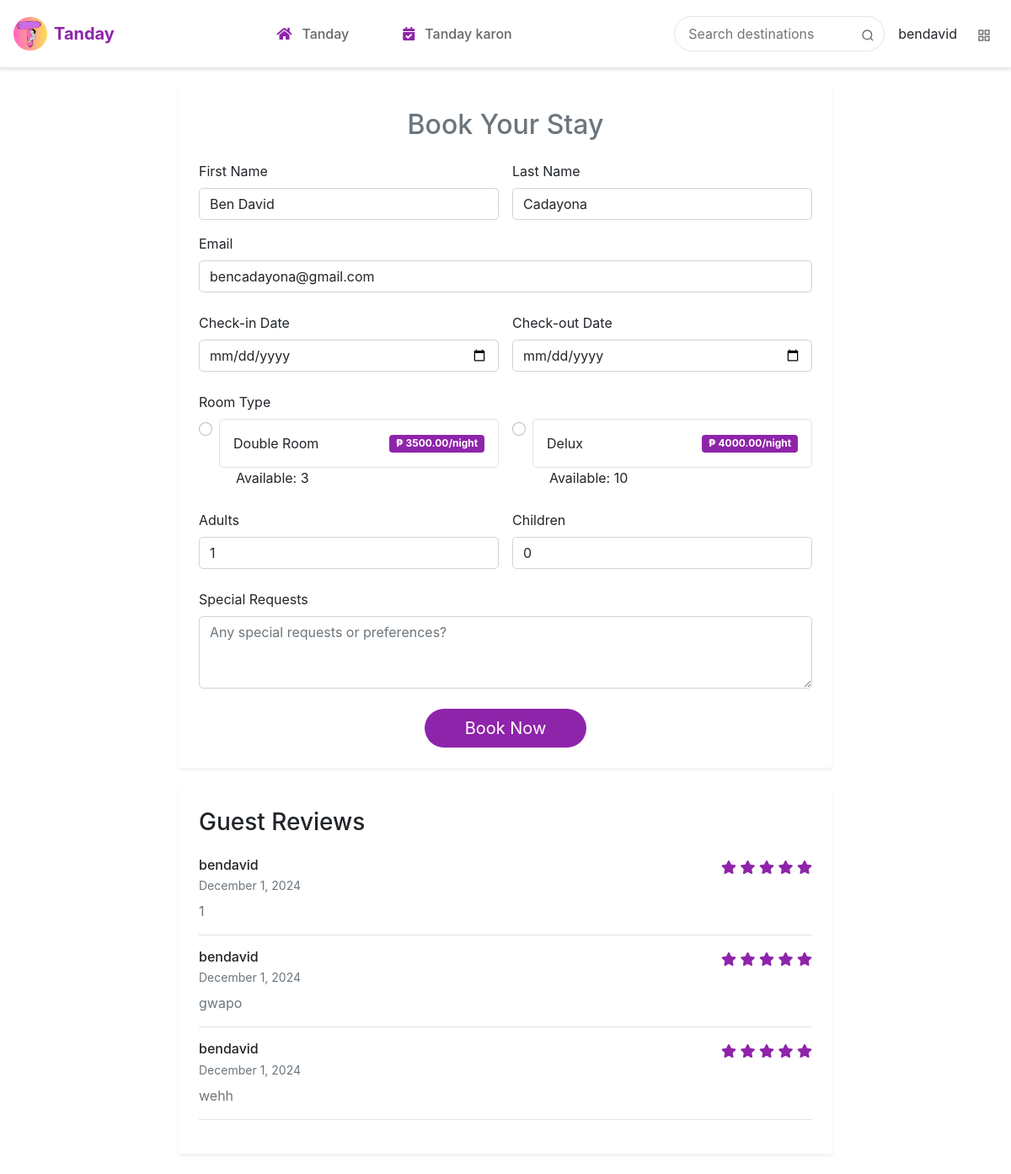
The page /booking/10/ (signed in) on the database as committed earlier.
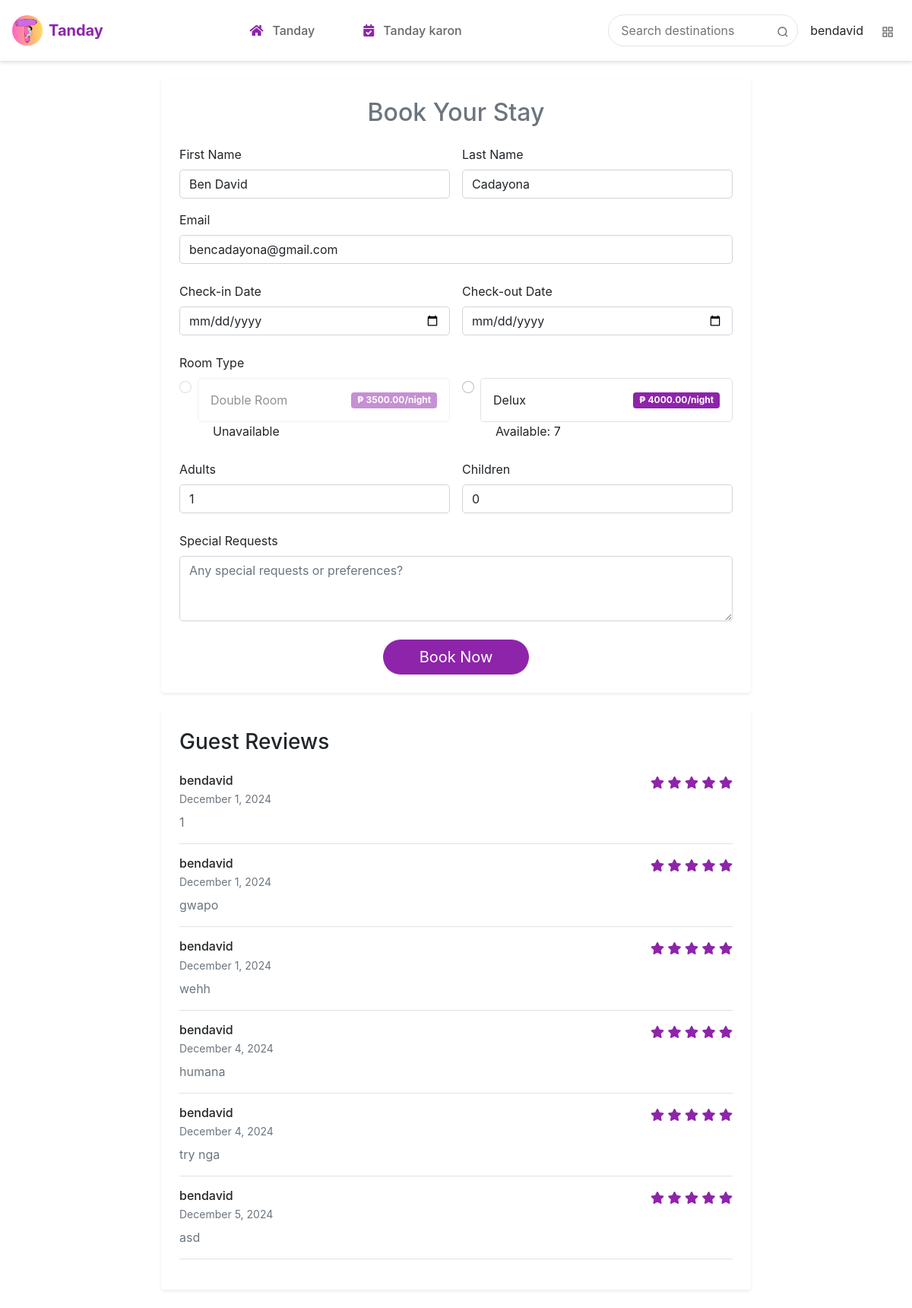
The same page on the database as committed later.
### api/models.py (models this page shows, shortened)
class Rooms(models.Model):
    name = models.CharField(max_length=100)
    number_of_beds = models.IntegerField()
    price = models.FloatField()
    listing = models.ForeignKey('Listing', on_delete=models.CASCADE)
    available_room = models.IntegerField(default=1)

class Reviews(models.Model):
    message = models.TextField()
    listing = models.ForeignKey(Listing, on_delete=models.CASCADE)
    user = models.ForeignKey(User, on_delete=models.CASCADE)
    timePosted = models.DateField(auto_now_add=True)
    rating = models.IntegerField(choices=[(i, i) for i in range(1, 6)], default=5)  # 1-5 star rating

### api/views.py (the view)
# urls.py: path('booking/<int:listing_id>/', booking_page, name='booking'),
@login_required
def booking_page(request,listing_id):
    reviews = Reviews.objects.filter(listing = listing_id)
    current_datetime = timezone.now()
    rooms = Rooms.objects.filter(listing = listing_id)
    for room in rooms:
        print(room.name)
    listing = Listing.objects.all()
    return render(request, 'booking.html', {
        'username': request.user.username,
        'email': request.user.email,
        'listing':listing,
        'rooms':rooms,
        'reviews': reviews,
        'current_datetime':current_datetime,
    })

### api/templates/booking.html (shortened to what the changed rows need)
{% extends 'base.html' %}
{% load static %}
{% block content %}
<div class="container-fluid container-xxl py-4">
    <div class="row justify-content-center">
        <div class="col-12 col-lg-8">
            <div class="card shadow-sm rounded-4 border-0">
                <div class="card-body p-4">
                    <h2 class="text-center text-secondary mb-4">Book Your Stay</h2>
                    <form class="booking-form" method="POST" action="{% url 'book_now' %}">
                        <div class="mb-4">
                            <div class="row g-3">
                                {% for room in rooms %}
                                <div class="col-md-6">
                                    <div class="form-check">
                                        <input type="radio"
                                               name="room_id"
                                               value="{{ room.id }}"
                                               class="form-check-input"
                                               id="room_{{ room.id }}"
                                               {% if room.available_room <= 0 %} disabled {% endif %}
                                               required>
                                        <label class="form-check-label d-flex justify-content-between align-items-center p-3 border rounded-3"
                                               for="room_{{ room.id }}">
                                            <span>{{ room.name }}</span>
                                            <span class="badge bg-purple">₱ {{ room.price|floatformat:2 }}/night</span>
                                        </label>
                                        <span style="margin-left: 20px;">{% if room.available_room <= 0 %} Unavailable {% else %}
                                            Available: {{ room.available_room }}{% endif %}</span>
                                    </div>
                                </div>
                                {% endfor %}
                            </div>
                        </div>
                    </form>
                </div>
            </div>
            {% if reviews %}
            <div class="card shadow-sm rounded-4 border-0 mt-4">
                <div class="card-body p-4">
                    <div class="reviews-list">
                        {% for review in reviews %}
                        <div class="review-item border-bottom pb-3 mb-3">
                            <div class="d-flex justify-content-between align-items-start mb-2">
                                <div>
                                    <h6 class="mb-1">{{ review.user.username }}</h6>
                                    <div class="text-muted small">{{ review.timePosted|date:"F j, Y" }}</div>
                                </div>
                                <div class="text-purple">
                                    {% for i in "12345" %}
                                    <i class="fas fa-star {% if forloop.counter <= review.rating %}text-purple{% else %}text-muted{% endif %}"></i>
                                    {% endfor %}
                                </div>
                            </div>
                            <p class="mb-0 text-secondary">{{ review.message }}</p>
                        </div>
                        {% endfor %}
                    </div>
                </div>
            </div>
            {% endif %}
        </div>
    </div>
</div>
{% endblock %}

Rows that differ between the two databases and show on the page:
changed Rooms "Double Room": available_room "3" → (not shown); available_room "Available:" → "Unavailable"
changed Rooms "Delux": available_room "10" → "7"
added Reviews: user.username "bendavid", timePosted "December 4, 2024", rating 5 (drawn), message "humana"
added Reviews: user.username "bendavid", timePosted "December 4, 2024", rating 5 (drawn), message "try nga"
added Reviews: user.username "bendavid", timePosted "December 5, 2024", rating 5 (drawn), message "asd"
